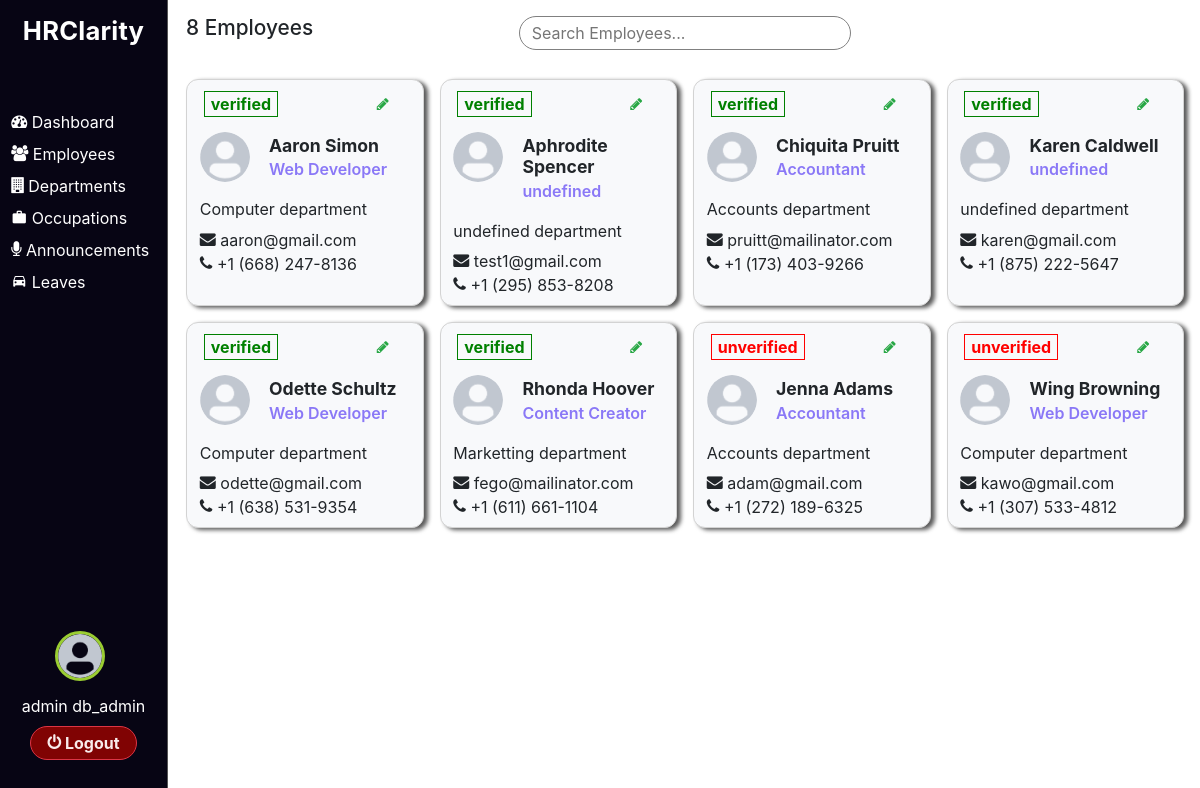
/app/views/users.php (signed in), run on the app's committed database.
### tables this page shows
CREATE TABLE `users` (
  `id` int(100) NOT NULL,
  `first_name` varchar(50) NOT NULL,
  `last_name` varchar(80) NOT NULL,
  `gender` varchar(8) NOT NULL,
  `date_of_birth` date NOT NULL,
  `id_number` int(8) NOT NULL,
  `email_address` varchar(120) NOT NULL,
  `phone_number` varchar(25) NOT NULL,
  `occupation_id` int(100) DEFAULT NULL,
  `user_level_id` int(3) NOT NULL,
  `user_status` int(3) NOT NULL DEFAULT 1,
  `profile_picture` varchar(250) NOT NULL DEFAULT '../../assets/uploads/profile_pictures/default.png',
  `password` varchar(200) NOT NULL,
  `date_created` date NOT NULL DEFAULT current_timestamp()
);

CREATE TABLE `occupations` (
  `id` int(100) NOT NULL,
  `department_id` int(100) DEFAULT NULL,
  `occupation_name` varchar(30) NOT NULL,
  `basic_salary` double NOT NULL,
  `house_allowance` double NOT NULL,
  `medical_allowance` double NOT NULL
);

CREATE TABLE `departments` (
  `id` int(100) NOT NULL,
  `department_name` varchar(45) NOT NULL,
  `date_created` date NOT NULL DEFAULT current_timestamp()
);

### app/controllers/users.php (called while the page is built, shortened)
<?php
include_once "../core/init.php";
function fetch_all_users()
{
    global $db_connection;
    $query = "SELECT
        users.id as user_id,
        users.first_name,
        users.last_name,
        users.email_address,
        users.phone_number,
        users.gender,
        users.occupation_id,
        users.user_level_id,
        users.user_status,
        users.date_created,
        departments.department_name,
        occupations.occupation_name,
        occupations.basic_salary,
        occupations.house_allowance,
        occupations.medical_allowance
        FROM users
        LEFT JOIN occupations ON users.occupation_id = occupations.id
        LEFT JOIN departments ON occupations.department_id = departments.id
        WHERE users.user_level_id != 2
        ORDER BY user_status, first_name ASC
    ";
    $users = mysqli_query($db_connection, $query) or die( mysqli_error($db_connection) );
    $users = mysqli_fetch_all($users, 1);
    return $users;
}
function count_all_users(): int
{
    return count(fetch_all_users());
}

### app/views/users.php (the view)
<?php
    include_once "../controllers/users.php";
    start_html("Employees");
    navbar();
?>
<main>
    <section class="Users">
        <div class="top_navbar">
            <h1><?= count_all_users() ?> Employees</h1>
            <input type="text" id="myInput" onkeyup="searchFunction()" placeholder="Search Employees...">
        </div>
        <div class="users_wrapper">
            <?php foreach(fetch_all_users() as $user):  ?>
            <div class="user searchable">
                <div class="header">
                    <span class="user_status <?php if($user['user_status'] == 2) echo "inactive"?> ">
                        <?php
                            if($user['user_status'] == 1) echo "verified";
                            else echo "unverified"
                        ?>
                    </span>
                    <span class="icon">
                    <a href="update_user.php?id=<?=$user['user_id']?>" class="btn btn-sm mr-2"><span class="icon-pencil text-success"></span></a>
                    </span>
                </div>
                <div class="body">
                    <div class="personal_info">
                        <div class="profile_pic">
                            <img src="../../assets/uploads/profile_pictures/default.png" alt="profile pic">
                        </div>
                        <div class="details">
                            <h1><?= $user['first_name'].' '. $user['last_name'] ?></h1>
                            <p>
                                <?php
                                    if($user['occupation_name'] == NULL) echo "undefined";
                                    else echo $user['occupation_name'];
                                ?>
                            </p>
                        </div>
                    </div>
                    <div class="more_details">
                        <div class="info">
                            <p>
                                <?php
                                    if($user['department_name'] == "") echo "undefined";
                                    else echo $user['department_name'];
                                ?> department
                            </p>
                        </div>
                        <div class="contacts">
                            <p><i class="icon-envelope"></i> <?= $user['email_address'] ?></p>
                            <p><i class="icon-phone"></i> <?= $user['phone_number'] ?></p>
                        </div>
                    </div>
                </div>
            </div>
            <?php endforeach; ?>
        </div>
    </section>
</main>
<?php end_html() ?>

### app/views/_html_templates.php (shortened to what this page needs)
<?php
function start_html($page_title)
{
    ?>
        <!doctype html>
        <html lang="en">
        <head>
            <link rel="stylesheet" href="../../assets/css/bootstrap.min.css">
            <link rel="stylesheet" href="../../assets/css/icomoon.css">
            <link rel="stylesheet" href="../../assets/css/jquery.dataTables.min.css">
            <link rel="stylesheet" href="../../assets/css/styles.css">
        </head>
        <body>
    <?php
}
function navbar()
{
    ?>
        <section class="side_navbar">
            <div class="header">
                <h1>HRClarity</h1>
            </div>
            <ul class="nav_links">
                <li><a href="dashboard.php"><span class="icon icon-dashboard"></span> <span>Dashboard</span></a></li>
                <?php if($_SESSION['user_level'] > 1): ?>
                <li><a href="users.php"><span class="icon icon-users"></span> <span>Employees</span></a></li>
                <li><a href="departments.php"><span class="icons icon-building"></span> <span>Departments</span></a></li>
                <li><a href="occupations.php"><span class="icon icon-work"></span> <span>Occupations</span></a></li>
                <?php endif; ?>
                <li><a href="announcements.php"><span class="icon icon-microphone"></span> Announcements</a></li>
                <li><a href="leaves.php"><span class="icon icon-time_to_leave"></span> <span>Leaves</span></a></li>
            </ul>
            <ul class="footer">
                <li>
                <a href="update_profile.php?id=<?=$_SESSION['user_id']?>" class="btn btn-sm mr-2">
                    <img
                        src="<?= $_SESSION["user_profile_picture"] ?>"
                        alt="Profile Picture"
                        class="<?php if($_SESSION['user_status'] == 1) echo "verified"; else echo "unverified" ?>"
                    />
                    </a>
                </li>
                <li><?= $_SESSION['user_first_name'].' '.$_SESSION['user_last_name'] ?></li>
                <li>
                    <form action="../controllers/auth.php" method="post">
                        <button type="submit" class="btn btn-danger action_btn" name="logout">
                            <span class="icon icon-power-off"></span> Logout
                        </button>
                    </form>
                </li>
            </ul>
        </section>
    <?php
}
        ?>
        <?php
function end_html(){
        ?>
        </body>
        </html>
        <?php
    }

### assets/css/icomoon.css (style rules this page uses)
[class^="icon-"], [class*=" icon-"] { font-family: 'icomoon' !important; speak: none; font-style: normal; font-weight: normal; font-variant: normal; text-transform: none; line-height: 1; -webkit-font-smoothing: antialiased; -moz-osx-font-smoothing: grayscale; }
.icon-power-off:before { content: "\f011"; }
.icon-pencil:before { content: "\f040"; }
.icon-phone:before { content: "\f095"; }
.icon-users:before { content: "\f0c0"; }
.icon-envelope:before { content: "\f0e0"; }
.icon-dashboard:before { content: "\f0e4"; }
.icon-microphone:before { content: "\f130"; }
.icon-building:before { content: "\f1ad"; }
.icon-time_to_leave:before { content: "\e62c"; }

### assets/css/styles.css (style rules this page uses)
* { margin: 0; padding: 0; box-sizing: border-box; }
.side_navbar { background: rgb(7, 5, 20); color: white; width: 14%; border-right: 1px solid rgb(85, 85, 85); height: 100vh; padding: 1em 0.2em; position: fixed; display: grid; grid-template-rows: 1fr 6fr 1fr; }
.side_navbar .header h1 { font-size: 1.6em; text-align: center; font-weight: bold; letter-spacing: 0.2px; }
.side_navbar ul { list-style: none; padding: 0 0.5em; }
.side_navbar ul li { margin: 0.5em 0px; }
.side_navbar ul li a { text-decoration: none; color: #fff; }
.side_navbar .footer { text-align: center; }
.side_navbar .footer li img { width: 50px; height: 50px; border-radius: 50%; }
.side_navbar .footer li .verified { border: 3px solid yellowgreen; }
.side_navbar .footer li form button { font-weight: bold; background: rgb(128, 3, 3); color: rgb(248, 235, 235); }
.Users .users_wrapper { display: grid; grid-template-columns: repeat(4, 1fr); gap: 1em; }
.Users .users_wrapper .user { box-shadow: 4px 2px 4px #5a5a5a; border: 1px solid rgb(211, 211, 211); border-radius: 12px; background: rgb(248, 249, 251); padding: 0.3em 0.8em 0.5em; }
.Users .users_wrapper .user .header { display: flex; justify-content: space-between; align-items: center; padding: 4px; margin: 0 0 0.5em; }
.Users .users_wrapper .user .header .user_status { border: 1px solid green; color: green; padding: 0px 6px; font-weight: bold; }
.Users .users_wrapper .user .header .inactive { border: 1px solid red; color: red; }
.Users .users_wrapper .user .body .personal_info { display: flex; gap: 1.2em; }
.Users .users_wrapper .user .body .personal_info .profile_pic img { width: 50px; aspect-ratio: 1; border-radius: 50%; }
.Users .users_wrapper .user .body .personal_info .details h1 { font-size: 1.1em; font-weight: bold; margin: 0.2em 0 0.07em; }
.Users .users_wrapper .user .body .personal_info .details p { opacity: 0.8; font-weight: 600; color: rgb(111, 88, 246); }
.Users .users_wrapper .user .body .more_details .info p { margin: 0 0 0.4em; }
.Users .users_wrapper .user .body .more_details .contacts p { margin: unset; }
main { margin-left: calc(14% + 2px); background: rgb(255, 255, 255); }
main section { padding: 0.2em 1em; }
.top_navbar { display: grid; grid-template-columns: repeat(3, 1fr); padding: 0.8em 0; margin: 0 0 1em 0; }
.top_navbar h1 { font-size: 1.3em; }
.top_navbar #myInput { border: 1px solid grey; border-radius: 32px; padding: 4px 12px; }
.action_btn { border-radius: 32px; padding: 4px 16px; }

### data on the page
users: user_status "verified", first_name "Aaron", last_name "Simon", occupation.occupation_name "Web Developer", departments.department_name "Computer", email_address "aaron@gmail.com", phone_number "+1 (668) 247-8136"
users: user_status "verified", first_name "Aphrodite", last_name "Spencer", shows "undefined", email_address "test1@gmail.com", phone_number "+1 (295) 853-8208"
users: user_status "verified", first_name "Chiquita", last_name "Pruitt", occupation.occupation_name "Accountant", departments.department_name "Accounts", email_address "pruitt@mailinator.com", phone_number "+1 (173) 403-9266"
users: user_status "verified", first_name "Karen", last_name "Caldwell", shows "undefined", email_address "karen@gmail.com", phone_number "+1 (875) 222-5647"
users: user_status "verified", first_name "Odette", last_name "Schultz", occupation.occupation_name "Web Developer", departments.department_name "Computer", email_address "odette@gmail.com", phone_number "+1 (638) 531-9354"
users: user_status "verified", first_name "Rhonda", last_name "Hoover", occupation.occupation_name "Content Creator", departments.department_name "Marketting", email_address "fego@mailinator.com", phone_number "+1 (611) 661-1104"
users: user_status "unverified", first_name "Jenna", last_name "Adams", occupation.occupation_name "Accountant", departments.department_name "Accounts", email_address "adam@gmail.com", phone_number "+1 (272) 189-6325"
users: user_status "unverified", first_name "Wing", last_name "Browning", occupation.occupation_name "Web Developer", departments.department_name "Computer", email_address "kawo@gmail.com", phone_number "+1 (307) 533-4812"

### other printed values
$_SESSION['user_first_name'] "admin"
$_SESSION['user_last_name'] "db_admin"
count_all_users() "8"
